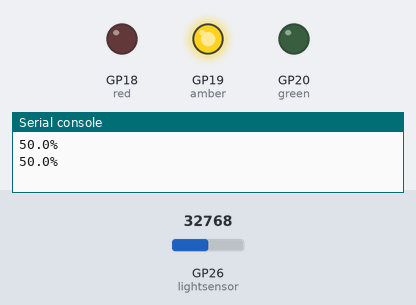
Bench run of a program on a simulated Raspberry Pi Pico running MicroPython. Shown: output pins drawn as LEDs (lit = HIGH), the last lines printed to the serial console. The test bench sets the inputs (shaded band); at power-on: GP26 (lightsensor) = 32768 (analog values on the 0–65535 scale).

Above: at 1.2 s.
1.3 s: GP26 (lightsensor) set to 38128
4.2 s: GP26 (lightsensor) set to 40288
At 7.2 s:
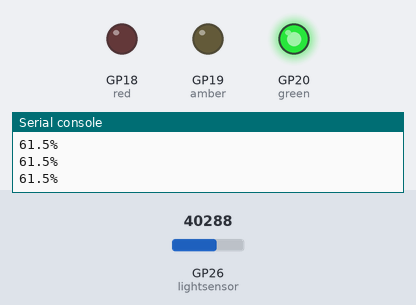
7.5 s: GP26 (lightsensor) set to 19660
At 9.7 s:
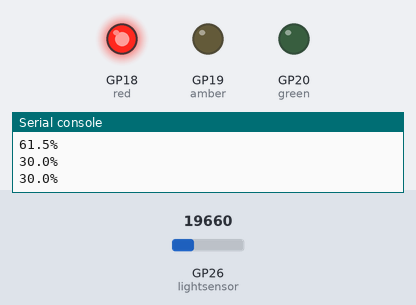
10.5 s: GP26 (lightsensor) set to 20848
At 13.2 s:
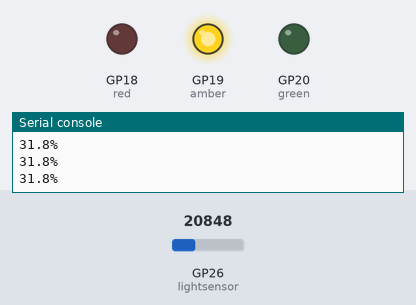
13.5 s: GP26 (lightsensor) set to 7864
At 15.5 s:
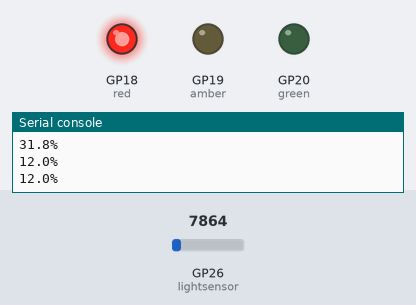
Timing chart, 0 to 17.0 s (numbered marks = the images above; inputs shaded):
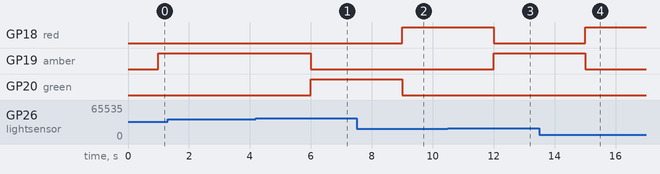

The program:

Day_6_Looking_for_Light_.py
```python
# Imports used for all the projects
from machine import Pin, PWM, ADC
import time

# Set up the LED pins
red = Pin(18, Pin.OUT)
amber = Pin(19, Pin.OUT)
green = Pin(20, Pin.OUT)

# Define pin for our sensor
lightsensor = ADC(Pin(26))

while True: # Run forever

    # Read sensor value and store it in a variable called 'light'
    light = lightsensor.read_u16()

    # Use the round function to limit the decimal places to 1
    lightpercent = round(light/65535*100,1)

    # Print our reading percentage with % symbol
    print(str(lightpercent) +"%")

    # 1 second delay between readings
    time.sleep(1)

    if lightpercent <= 30: # If percentage is less than or equal to 30

        red.value(1) # Red LED on
        amber.value(0)
        green.value(0)

    elif 30 < lightpercent < 60: # If percentage is between 30 and 60

        red.value(0)
        amber.value(1) # Amber LED on
        green.value(0)

    elif lightpercent >= 60: # If percentage is greater than or equal to 60

        red.value(0)
        amber.value(0)
        green.value(1) # Green LED on

##########################################################
#example 1
# Turn our reading into a percentage of the analogue range
#lightpercent = light/65535*100
#print(lightpercent)

#example 2
# Use the round function to limit the decimal places to 1
#lightpercent = round(light/65535*100,1)
#print(lightpercent)

#example 3
# Use the round function to limit the decimal places to 1
#lightpercent = round(light/65535*100,1)
# Print our reading and the % symbol
# Convert the reading to a string first using str
#print(str(lightpercent) +"%") 
```

Measured:
- the behaviour switches between 39280 and 39296 on GP26 (lightsensor) (found by bisection; images 0 and 1)
- the behaviour switches between 19680 and 19696 on GP26 (lightsensor) (found by bisection; images 2 and 3)
- after the input at 4.2 s, GP19 (amber): HIGH → LOW after 1.8 s; GP20 (green): LOW → HIGH after 1.8 s
- after the input at 7.5 s, GP18 (red): LOW → HIGH after 1.5 s; GP20 (green): HIGH → LOW after 1.5 s
- after the input at 10.5 s, GP18 (red): HIGH → LOW after 1.5 s; GP19 (amber): LOW → HIGH after 1.5 s
- after the input at 13.5 s, GP18 (red): LOW → HIGH after 1.5 s; GP19 (amber): HIGH → LOW after 1.5 s
